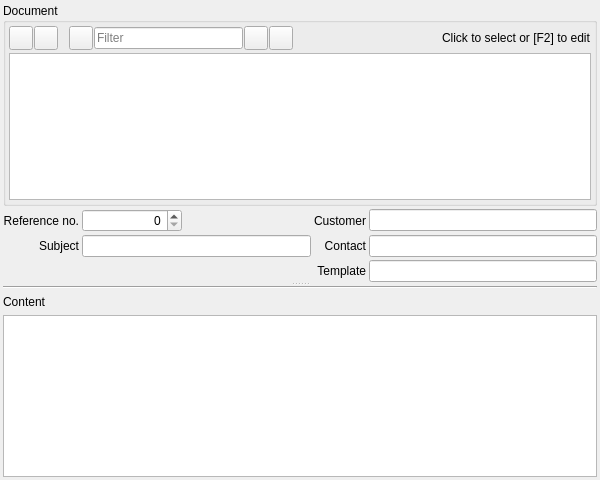
<?xml version="1.0" encoding="UTF-8"?>
<ui version="4.0">
 <class>CRM_DocumentWidget</class>
 <widget class="QWidget" name="CRM_DocumentWidget">
  <property name="geometry">
   <rect>
    <x>0</x>
    <y>0</y>
    <width>600</width>
    <height>480</height>
   </rect>
  </property>
  <property name="windowTitle">
   <string>Form</string>
  </property>
  <layout class="QGridLayout" name="gridLayout_5">
   <property name="leftMargin">
    <number>3</number>
   </property>
   <property name="topMargin">
    <number>3</number>
   </property>
   <property name="rightMargin">
    <number>3</number>
   </property>
   <property name="bottomMargin">
    <number>3</number>
   </property>
   <property name="spacing">
    <number>3</number>
   </property>
   <item row="0" column="0">
    <widget class="QSplitter" name="splitter">
     <property name="styleSheet">
      <string notr="true"/>
     </property>
     <property name="orientation">
      <enum>Qt::Vertical</enum>
     </property>
     <widget class="QWidget" name="layoutWidget">
      <layout class="QGridLayout" name="gridLayout_4">
       <property name="spacing">
        <number>3</number>
       </property>
       <item row="1" column="0">
        <layout class="QGridLayout" name="gridLayout_2">
         <item row="1" column="2">
          <widget class="QLabel" name="label_5">
           <property name="text">
            <string>Contact</string>
           </property>
           <property name="alignment">
            <set>Qt::AlignRight|Qt::AlignTrailing|Qt::AlignVCenter</set>
           </property>
          </widget>
         </item>
         <item row="0" column="0">
          <widget class="QLabel" name="label_2">
           <property name="text">
            <string>Reference no.</string>
           </property>
           <property name="alignment">
            <set>Qt::AlignRight|Qt::AlignTrailing|Qt::AlignVCenter</set>
           </property>
          </widget>
         </item>
         <item row="0" column="2">
          <widget class="QLabel" name="label_4">
           <property name="text">
            <string>Customer</string>
           </property>
           <property name="alignment">
            <set>Qt::AlignRight|Qt::AlignTrailing|Qt::AlignVCenter</set>
           </property>
          </widget>
         </item>
         <item row="0" column="1">
          <widget class="QSpinBox" name="sbRefNo">
           <property name="maximumSize">
            <size>
             <width>100</width>
             <height>16777215</height>
            </size>
           </property>
           <property name="alignment">
            <set>Qt::AlignRight|Qt::AlignTrailing|Qt::AlignVCenter</set>
           </property>
           <property name="maximum">
            <number>999999999</number>
           </property>
          </widget>
         </item>
         <item row="1" column="0">
          <widget class="QLabel" name="label_3">
           <property name="text">
            <string>Subject</string>
           </property>
           <property name="alignment">
            <set>Qt::AlignRight|Qt::AlignTrailing|Qt::AlignVCenter</set>
           </property>
          </widget>
         </item>
         <item row="1" column="1">
          <widget class="QLineEdit" name="leSubject"/>
         </item>
         <item row="0" column="3">
          <widget class="RB_IdxLineEdit" name="ileCustomer"/>
         </item>
         <item row="1" column="3">
          <widget class="RB_IdxLineEdit" name="ileContact"/>
         </item>
         <item row="2" column="2">
          <widget class="QLabel" name="label_7">
           <property name="text">
            <string>Template</string>
           </property>
           <property name="alignment">
            <set>Qt::AlignRight|Qt::AlignTrailing|Qt::AlignVCenter</set>
           </property>
          </widget>
         </item>
         <item row="2" column="3">
          <widget class="RB_IdxLineEdit" name="ileTemplate">
           <property name="maximumSize">
            <size>
             <width>16777215</width>
             <height>16777215</height>
            </size>
           </property>
          </widget>
         </item>
        </layout>
       </item>
       <item row="0" column="0">
        <widget class="QGroupBox" name="gbDocument">
         <property name="title">
          <string>Document</string>
         </property>
         <layout class="QGridLayout" name="gridLayout">
          <property name="leftMargin">
           <number>3</number>
          </property>
          <property name="topMargin">
           <number>3</number>
          </property>
          <property name="rightMargin">
           <number>3</number>
          </property>
          <property name="bottomMargin">
           <number>3</number>
          </property>
          <property name="spacing">
           <number>3</number>
          </property>
          <item row="0" column="0">
           <layout class="QHBoxLayout" name="horizontalLayout">
            <property name="spacing">
             <number>1</number>
            </property>
            <item>
             <widget class="QToolButton" name="pbAdd">
              <property name="minimumSize">
               <size>
                <width>24</width>
                <height>24</height>
               </size>
              </property>
              <property name="maximumSize">
               <size>
                <width>24</width>
                <height>24</height>
               </size>
              </property>
              <property name="text">
               <string/>
              </property>
              <property name="icon">
               <iconset resource="../../../db/src/gui/db.qrc">
                <normaloff>:/images/icons/add.png</normaloff>:/images/icons/add.png</iconset>
              </property>
             </widget>
            </item>
            <item>
             <widget class="QToolButton" name="pbDelete">
              <property name="minimumSize">
               <size>
                <width>24</width>
                <height>24</height>
               </size>
              </property>
              <property name="maximumSize">
               <size>
                <width>24</width>
                <height>24</height>
               </size>
              </property>
              <property name="text">
               <string/>
              </property>
              <property name="icon">
               <iconset resource="../../../db/src/gui/db.qrc">
                <normaloff>:/images/icons/delete.png</normaloff>:/images/icons/delete.png</iconset>
              </property>
             </widget>
            </item>
            <item>
             <spacer name="horizontalSpacer_3">
              <property name="orientation">
               <enum>Qt::Horizontal</enum>
              </property>
              <property name="sizeType">
               <enum>QSizePolicy::Fixed</enum>
              </property>
              <property name="sizeHint" stdset="0">
               <size>
                <width>10</width>
                <height>20</height>
               </size>
              </property>
             </spacer>
            </item>
            <item>
             <widget class="QToolButton" name="pbSave">
              <property name="minimumSize">
               <size>
                <width>24</width>
                <height>24</height>
               </size>
              </property>
              <property name="maximumSize">
               <size>
                <width>24</width>
                <height>24</height>
               </size>
              </property>
              <property name="text">
               <string/>
              </property>
              <property name="icon">
               <iconset resource="../../../db/src/gui/db.qrc">
                <normaloff>:/images/icons/database_save.png</normaloff>:/images/icons/database_save.png</iconset>
              </property>
             </widget>
            </item>
            <item>
             <widget class="QLineEdit" name="leFilter">
              <property name="placeholderText">
               <string>Filter</string>
              </property>
             </widget>
            </item>
            <item>
             <widget class="QToolButton" name="pbFilterOn">
              <property name="minimumSize">
               <size>
                <width>24</width>
                <height>24</height>
               </size>
              </property>
              <property name="maximumSize">
               <size>
                <width>24</width>
                <height>24</height>
               </size>
              </property>
              <property name="text">
               <string/>
              </property>
              <property name="icon">
               <iconset resource="../../../db/src/gui/db.qrc">
                <normaloff>:/images/icons/filter.png</normaloff>:/images/icons/filter.png</iconset>
              </property>
             </widget>
            </item>
            <item>
             <widget class="QToolButton" name="pbFilterOff">
              <property name="minimumSize">
               <size>
                <width>24</width>
                <height>24</height>
               </size>
              </property>
              <property name="maximumSize">
               <size>
                <width>24</width>
                <height>24</height>
               </size>
              </property>
              <property name="text">
               <string/>
              </property>
              <property name="icon">
               <iconset resource="../../../db/src/gui/db.qrc">
                <normaloff>:/images/icons/filter_empty.png</normaloff>:/images/icons/filter_empty.png</iconset>
              </property>
             </widget>
            </item>
            <item>
             <spacer name="horizontalSpacer">
              <property name="orientation">
               <enum>Qt::Horizontal</enum>
              </property>
              <property name="sizeHint" stdset="0">
               <size>
                <width>40</width>
                <height>20</height>
               </size>
              </property>
             </spacer>
            </item>
            <item>
             <widget class="QLabel" name="label">
              <property name="text">
               <string>Click to select or [F2] to edit</string>
              </property>
             </widget>
            </item>
           </layout>
          </item>
          <item row="1" column="0">
           <widget class="QTableView" name="tvDocument"/>
          </item>
         </layout>
        </widget>
       </item>
      </layout>
     </widget>
     <widget class="QWidget" name="layoutWidget">
      <layout class="QGridLayout" name="gridLayout_3">
       <item row="0" column="0">
        <widget class="Line" name="line">
         <property name="orientation">
          <enum>Qt::Horizontal</enum>
         </property>
        </widget>
       </item>
       <item row="1" column="0">
        <widget class="QLabel" name="label_6">
         <property name="text">
          <string>Content</string>
         </property>
        </widget>
       </item>
       <item row="2" column="0">
        <widget class="RB_TextEdit" name="teContent"/>
       </item>
      </layout>
     </widget>
    </widget>
   </item>
  </layout>
 </widget>
 <customwidgets>
  <customwidget>
   <class>RB_TextEdit</class>
   <extends>QTextEdit</extends>
   <header location="global">rb_textedit.h</header>
  </customwidget>
  <customwidget>
   <class>RB_IdxLineEdit</class>
   <extends>QLineEdit</extends>
   <header>rb_idxlineedit.h</header>
  </customwidget>
 </customwidgets>
 <tabstops>
  <tabstop>tvDocument</tabstop>
  <tabstop>pbAdd</tabstop>
  <tabstop>pbDelete</tabstop>
  <tabstop>pbSave</tabstop>
  <tabstop>leFilter</tabstop>
  <tabstop>pbFilterOn</tabstop>
  <tabstop>pbFilterOff</tabstop>
  <tabstop>sbRefNo</tabstop>
  <tabstop>leSubject</tabstop>
  <tabstop>ileCustomer</tabstop>
  <tabstop>ileContact</tabstop>
  <tabstop>ileTemplate</tabstop>
  <tabstop>teContent</tabstop>
 </tabstops>
 <resources>
  <include location="../../../db/src/gui/db.qrc"/>
 </resources>
 <connections/>
</ui>
